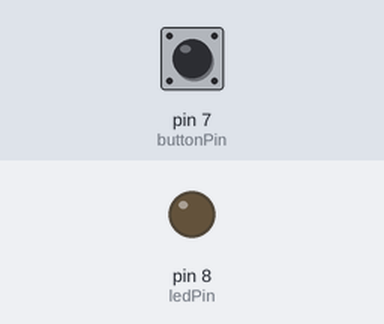
This sketch was run on a simulated Arduino Uno, built with avr-gcc and run on an emulated ATmega328P. Shown: output pins drawn as LEDs (lit = HIGH). The test bench sets the inputs (shaded band); at power-on: pin 7 (buttonPin) HIGH. What the sketch prints to the serial monitor is not drawn.

Above: at 1.2 s.
1.3 s: pin 7 (buttonPin) pulled LOW for 0.15 s
Timing chart, 0 to 4.3 s (numbered marks = the images above; inputs shaded):
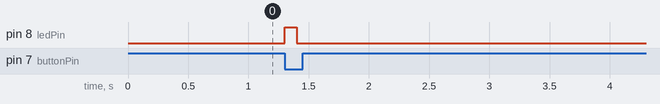

The sketch:

CycleCounter.ino
```cpp
/*
----------------------------------------------------
Project 001 - Cycle Counter
Automation Lab

Author : Lkaita
Version : v1.0

Description
- Count button presses
- Blink LED
- Print cycle count
- Display TEST COMPLETE after 10 cycles
----------------------------------------------------
*/

const int buttonPin = 7;
const int ledPin = 8;

int count = 0;

bool lastButtonState = HIGH;

void setup() {

  pinMode(buttonPin, INPUT_PULLUP);
  pinMode(ledPin, OUTPUT);

  Serial.begin(9600);

  Serial.println("================================");
  Serial.println("     PAD TEST COUNTER");
  Serial.println("================================");
  Serial.println("Press Button...");
}

void loop() {

  bool currentButtonState = digitalRead(buttonPin);

  // Detect button press
  if (lastButtonState == HIGH && currentButtonState == LOW) {

    count++;

    digitalWrite(ledPin, HIGH);
    delay(100);
    digitalWrite(ledPin, LOW);

    Serial.print("Cycle : ");
    Serial.println(count);

    if (count >= 10) {

      Serial.println("--------------------");
      Serial.println("TEST COMPLETE!");
      Serial.println("--------------------");

      count = 0;
    }

    delay(200);   // Debounce
  }

  lastButtonState = currentButtonState;
}
```

Measured:
- after the input at 1.3 s, pin 8 (ledPin): LOW → HIGH at once, → LOW 0.10 s later
